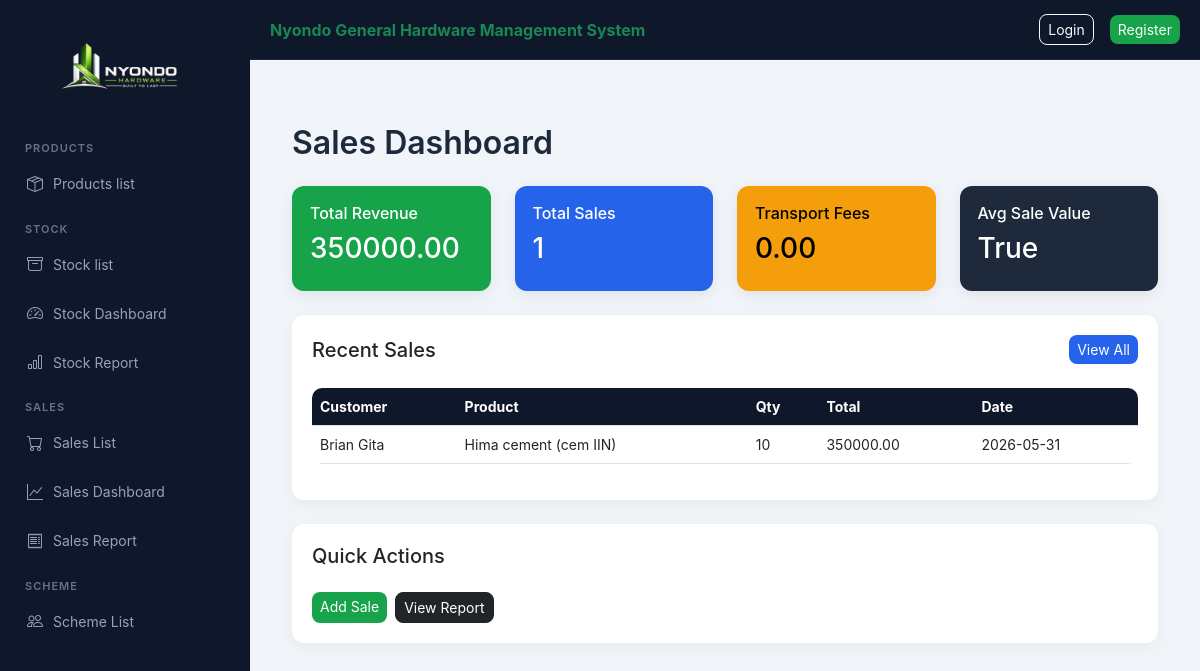
The app's page /nyondo/sales/dashboard/ with its own data.
### nyondo_app/models.py (models this page shows, shortened)
class Sales(models.Model):
    CUSTOMER_TYPES = [
        ("retail", "Retail"),
        ("wholesale", "Wholesale"),
    ]
    customer_name = models.CharField(max_length=150)
    customer_type = models.CharField(max_length=20, choices=CUSTOMER_TYPES)
    product = models.ForeignKey(Product, on_delete=models.CASCADE)
    quantity = models.PositiveIntegerField()
    total_price = models.DecimalField(max_digits=12, decimal_places=2, default=0)
    transport_required = models.BooleanField(default=False)
    distance_km = models.DecimalField(max_digits=6, decimal_places=2, default=0)
    transport_fee = models.DecimalField(max_digits=12, decimal_places=2, default=0)
    sale_date = models.DateTimeField(auto_now_add=True)

class Product(models.Model):
    CATEGORY_CHOICES = [
        ("cement", "Cement"),
        ("iron_bar", "Iron Bar"),
        ("iron_sheets", "Iron Sheets"),
        ("others", "Others"),
        ("nails", "Nails"),
        ("paint", "Paint"),
    ]
    category_name = models.CharField(max_length=20, choices=CATEGORY_CHOICES)
    product_name = models.CharField(max_length=100)
    unit_cost = models.DecimalField(max_digits=12, decimal_places=2, default=0)
    unit_price = models.DecimalField(max_digits=12, decimal_places=2, default=0)
    description = models.TextField(blank=True)

### nyondo_app/views.py (the view)
# urls.py: path("sales/dashboard/", views.sales_dashboard, name="sales_dashboard"),
def sales_dashboard(request):
    sales = Sales.objects.select_related("product")
    total_sales = sales.count()
    total_revenue = sales.aggregate(
        total=Sum("total_price")
    )["total"] or 0
    total_transport = sales.aggregate(
        total=Sum("transport_fee")
    )["total"] or 0
    avg_sale = total_revenue / total_sales if total_sales else 0
    recent_sales = sales.order_by("-sale_date")[:5]
    context = {
        "total_sales": total_sales,
        "total_revenue": total_revenue,
        "total_transport": total_transport,
        "avg_sale": avg_sale,
        "recent_sales": recent_sales,
    }
    return render(request, "sales_dashboard.html", context)

### nyondo_app/templates/sales_dashboard.html
{% extends "base.html" %}
{% block content %}
<h2 class="mb-4 fw-semibold">Sales Dashboard</h2>
<div class="row g-4">
    <div class="col-md-3">
        <div class="stat-card success">
            <h6>Total Revenue</h6>
            <h3>{{ total_revenue|floatformat:2 }}</h3>
        </div>
    </div>
    <div class="col-md-3">
        <div class="stat-card primary">
            <h6>Total Sales</h6>
            <h3>{{ total_sales }}</h3>
        </div>
    </div>
    <div class="col-md-3">
        <div class="stat-card warning">
            <h6>Transport Fees</h6>
            <h3>{{ total_transport|floatformat:2 }}</h3>
        </div>
    </div>
    <div class="col-md-3">
        <div class="stat-card dark">
            <h6>Avg Sale Value</h6>
            <h3>
                {% if total_sales %}
                    {{ total_revenue|divisibleby:total_sales }}
                {% else %}
                    0
                {% endif %}
            </h3>
        </div>
    </div>
</div>
<div class="card mt-4">
    <div class="d-flex justify-content-between align-items-center mb-2">
        <h5 class="mb-0">Recent Sales</h5>
        <a href="{% url 'sales_list' %}" class="btn btn-sm btn-primary">
            View All
        </a>
    </div>
    <table class="table table-hover mt-3">
        <thead>
            <tr>
                <th>Customer</th>
                <th>Product</th>
                <th>Qty</th>
                <th>Total</th>
                <th>Date</th>
            </tr>
        </thead>
        <tbody>
        {% for s in recent_sales %}
        <tr>
            <td>{{ s.customer_name }}</td>
            <td>{{ s.product.product_name }}</td>
            <td>{{ s.quantity }}</td>
            <td>{{ s.total_price|floatformat:2 }}</td>
            <td>{{ s.sale_date|date:"Y-m-d" }}</td>
        </tr>
        {% empty %}
        <tr>
            <td colspan="5" class="text-center text-muted">
                No recent sales
            </td>
        </tr>
        {% endfor %}
        </tbody>
    </table>
</div>
<div class="card mt-4">
    <h5>Quick Actions</h5>
    <div class="d-flex gap-2 mt-3">
        <a href="{% url 'add_sale' %}" class="btn btn-success btn-sm">
            Add Sale
        </a>
        <a href="{% url 'sales_report' %}" class="btn btn-dark btn-sm">
            View Report
        </a>
    </div>
</div>
{% endblock %}

### static/css/style.css (style rules this page uses)
:root { --primary: #2563eb; --success: #16a34a; --dark: #0f172a; --dark-light: #1e293b; --warning: #f59e0b; --bg: #f1f5f9; --text: #1e293b; }
* { margin: 0; padding: 0; box-sizing: border-box; }
body { font-family: "Inter", "Segoe UI", sans-serif; background: var(--bg); color: var(--text); }
a { text-decoration: none; }
.card { border: none; border-radius: 12px; background: white; padding: 20px; box-shadow: 0 4px 15px rgba(0,0,0,0.05); }
.stat-card { border-radius: 12px; padding: 18px; color: white; font-weight: 500; box-shadow: 0 4px 15px rgba(0,0,0,0.08); transition: 0.2s; }
.stat-card.primary { background: var(--primary); }
.stat-card.success { background: var(--success); }
.stat-card.dark { background: var(--dark-light); }
.stat-card.warning { background: var(--warning); color: #000; }
.table { background: white; border-radius: 10px; overflow: hidden; }
.table th { background: var(--dark); color: white; font-size: 14px; }
.table td { font-size: 14px; vertical-align: middle; }
.btn { border-radius: 8px; font-size: 14px; }
.btn-primary { background: var(--primary); border: none; }
.btn-success { background: var(--success); border: none; }

### records on screen
Sales: customer_name "Brian Gita", product.product_name "Hima cement (cem IIN)", quantity "10", total_price "350000.00", sale_date "2026-05-31"

### other values on screen
{{ total_revenue|floatformat:2 }} "350000.00"
{{ total_sales }} "1"
{{ total_transport|floatformat:2 }} "0.00"
{{ total_revenue|divisibleby:total_sales }} "True"
